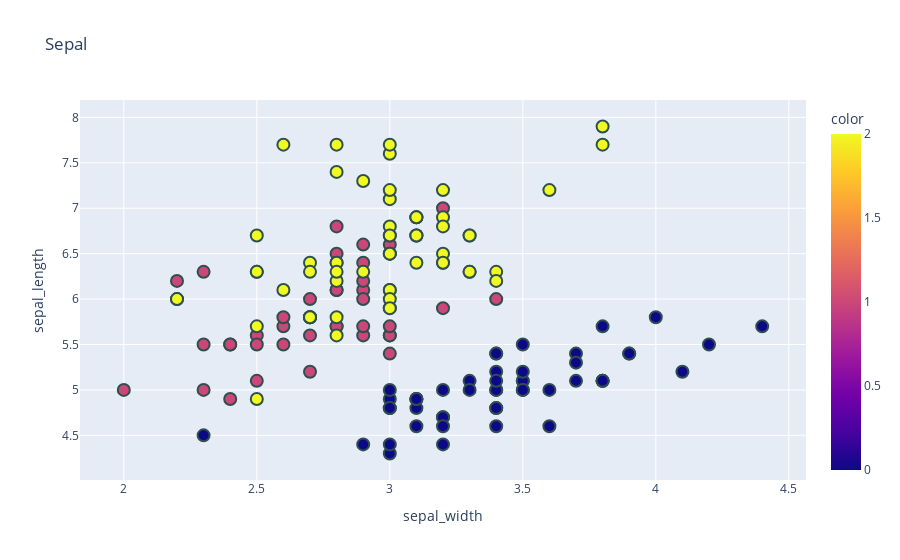

Notebook source saved alongside this figure:
### Code cell
import plotly.express as px

df = px.data.iris()

# convert df.species to float numbers numpy array
df["species_code"] = df["species"].astype("category").cat.codes
species_array = df["species_code"].to_numpy()
species_array = species_array.astype(float)


fig = px.scatter(
    df, x="sepal_width", y="sepal_length", color=species_array, title="Sepal"
)

fig.update_traces(
    marker=dict(size=12, line=dict(width=2, color="DarkSlateGrey")),
)
fig.show()

### Figure 1 — Plotly figure (JSON) as saved in the notebook; plotly's stock layout.template omitted (floating-point values rounded to 4 significant figures; data arrays with more than 128 entries replaced by an {"elided": "..."} marker saying what was removed)
{"data": [{"hovertemplate": "sepal_width=%{x}<br>sepal_length=%{y}<br>color=%{marker.color}<extra></extra>", "legendgroup": "", "marker": {"color": {"elided": "150 float values"}, "coloraxis": "coloraxis", "line": {"color": "DarkSlateGrey", "width": 2}, "size": 12, "symbol": "circle"}, "mode": "markers", "name": "", "orientation": "v", "showlegend": false, "type": "scatter", "x": {"elided": "150 float values"}, "xaxis": "x", "y": {"elided": "150 float values"}, "yaxis": "y"}], "layout": {"coloraxis": {"colorbar": {"title": {"text": "color"}}, "colorscale": [[0, "#0d0887"], [0.1111, "#46039f"], [0.2222, "#7201a8"], [0.3333, "#9c179e"], [0.4444, "#bd3786"], [0.5556, "#d8576b"], [0.6667, "#ed7953"], [0.7778, "#fb9f3a"], [0.8889, "#fdca26"], [1, "#f0f921"]]}, "legend": {"tracegroupgap": 0}, "title": {"text": "Sepal"}, "xaxis": {"anchor": "y", "domain": [0, 1], "title": {"text": "sepal_width"}}, "yaxis": {"anchor": "x", "domain": [0, 1], "title": {"text": "sepal_length"}}}}
